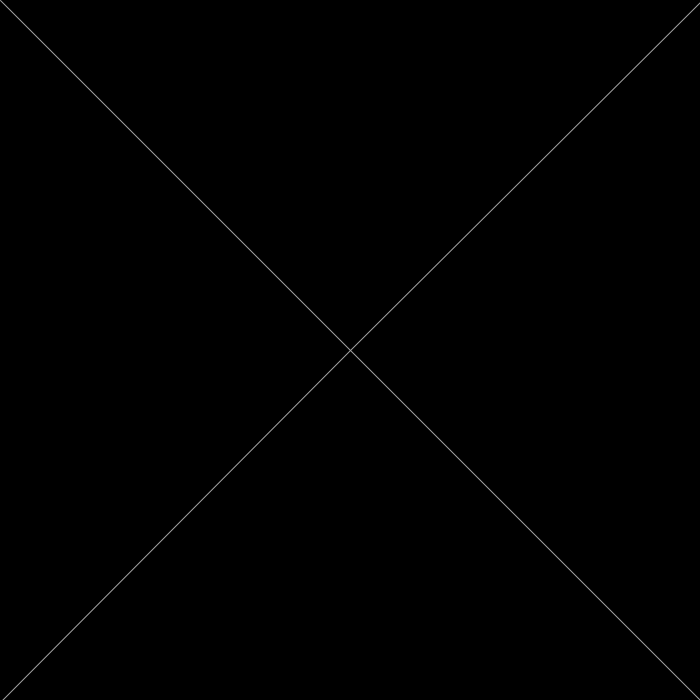
Frame 1 (no input)
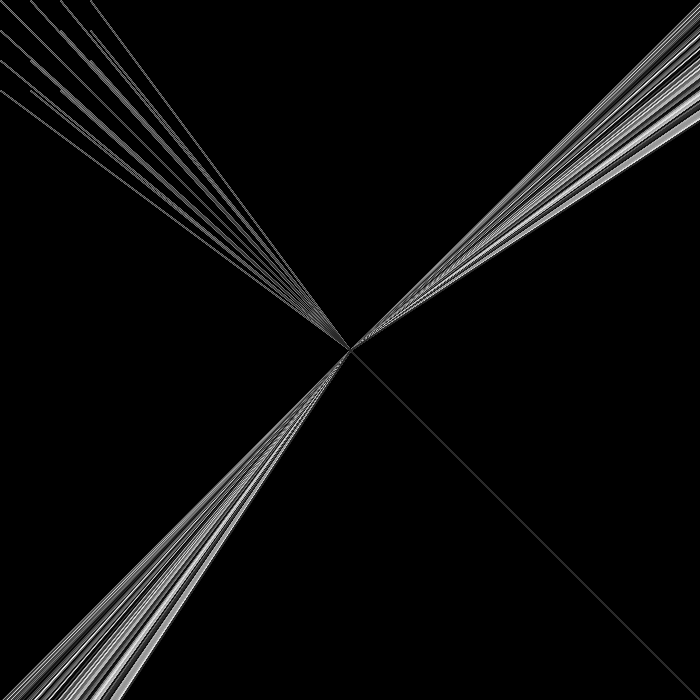
Frame 60 (the mouse pressed at the canvas centre just before this capture)
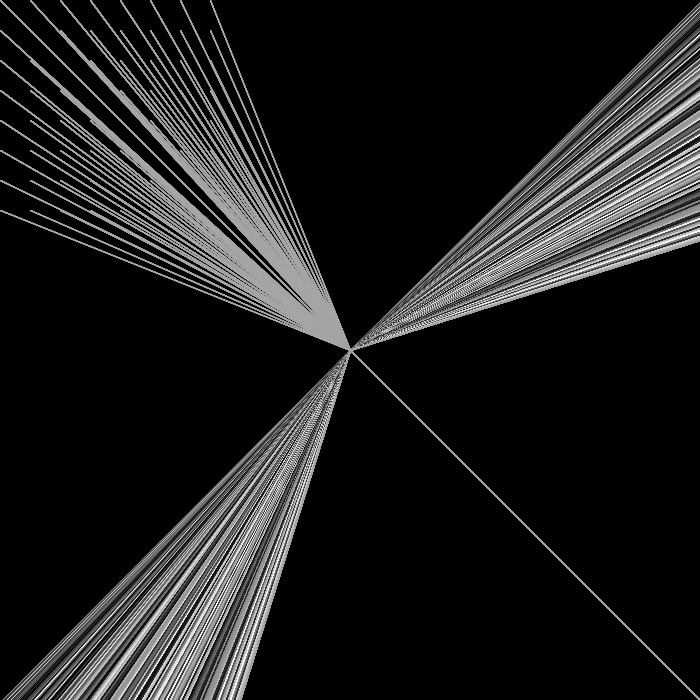
Frame 120 (the mouse held since frame 60 and released just before this capture)

The Processing sketch that drew these frames (run headless with seeded random() and noise(); from frame 60 on, the mouse is pressed at the canvas centre):

// Processing sketch: MidtermPractice1
// ── MidtermPractice1.pde
float x = 0;
float y = 0;
float endX = 0;
float endY = 0;


void setup() {
  size (700, 700);
  background(0);
}

void draw() {
endX = endX + 2;
endY = endY + 2;
stroke (random(255));
  for (int x = 0; x < endX; x = x + 30)
    for (int y = 0; y < endY; y = y + 30) {
      line (width/2, height/2, x, y);
      line (width/2, height/2, width, height);
      line (width/2, height/2, width, endY);
      line (width/2, height/2, endX, height);
    }
}
